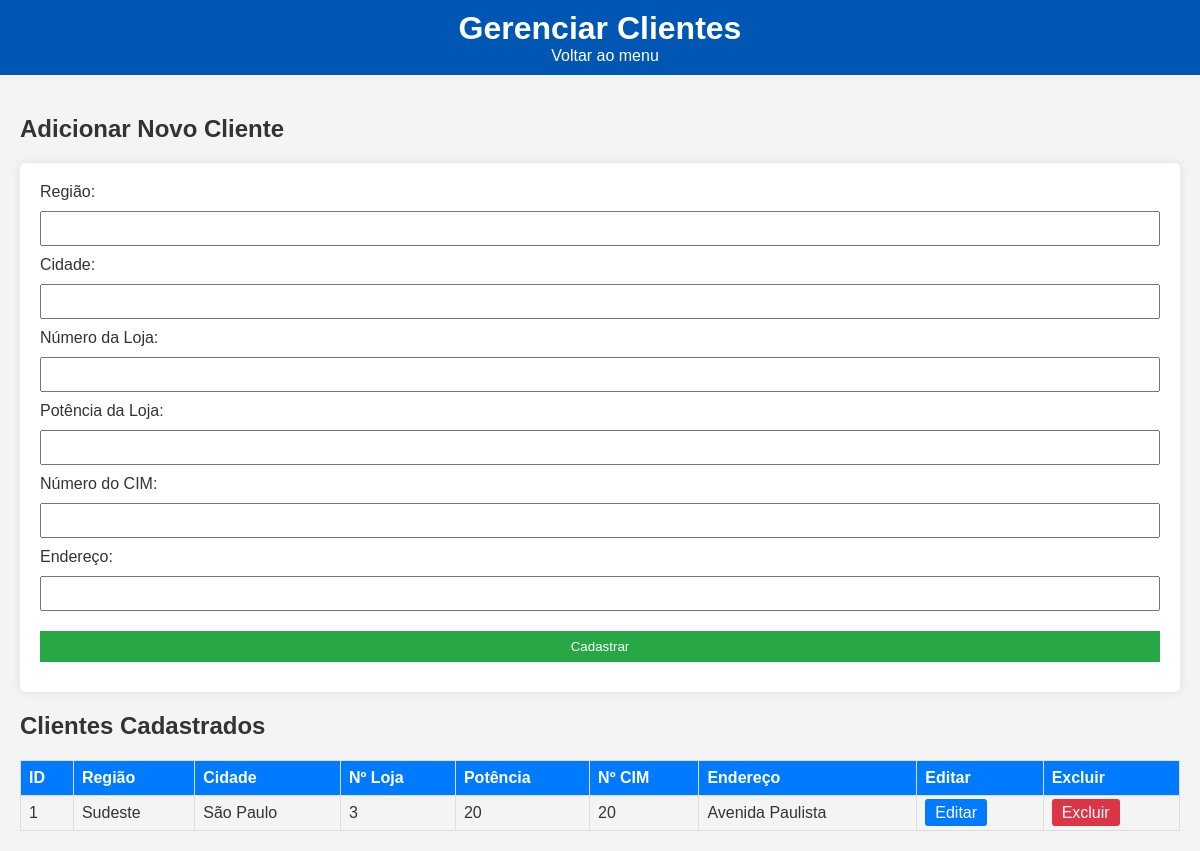
Before: /clientes with the older database file.
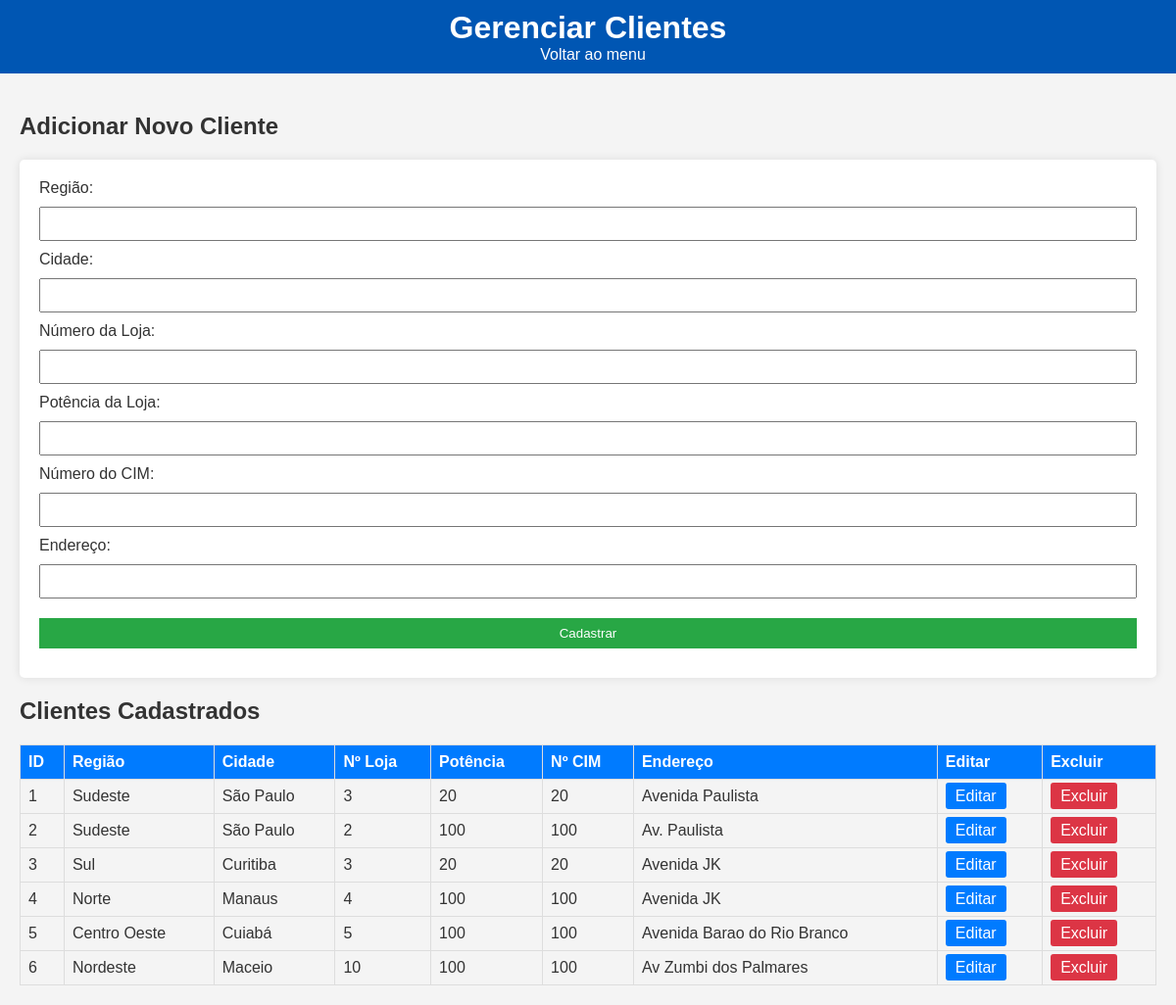
After: the same page with the newer database file.
### tables this page shows
CREATE TABLE clientes (
                 id INTEGER PRIMARY KEY,
                 regiao TEXT,
                 cidade TEXT,
                 num_loja TEXT,
                 potencia_loja TEXT,
                 num_cim TEXT,
                 endereco TEXT);

### app.py (the view, shortened to what this page needs)
@app.route('/clientes', methods=['GET', 'POST'])
def clientes():
    conn = sqlite3.connect('gestao.db')
    c = conn.cursor()
    c.execute("SELECT * FROM clientes")
    clientes_list = c.fetchall()
    conn.close()
    return render_template('clientes.html', clientes=clientes_list)

### templates/clientes.html (shortened to what this page needs)
<!DOCTYPE html>
<html lang="pt-BR">
<head>
    <link rel="stylesheet" href="{{ url_for('static', filename='style.css') }}">
</head>
<body>
    <header>
        <h1>Gerenciar Clientes</h1>
        <a href="/" class="back-btn">Voltar ao menu</a>
    </header>
    <main>
        <h2>Adicionar Novo Cliente</h2>
        <form  method="POST">
            <label for="regiao">Região:</label>
            <input type="text" id="regiao" name="regiao" required aria-required="true"><br>
            <label for="cidade">Cidade:</label>
            <input type="text" id="cidade" name="cidade" required aria-required="true"><br>
            <label for="num_loja">Número da Loja:</label>
            <input type="text" id="num_loja" name="num_loja" required aria-required="true"><br>
            <label for="potencia_loja">Potência da Loja:</label>
            <input type="text" id="potencia_loja" name="potencia_loja" required aria-required="true"><br>
            <label for="num_cim">Número do CIM:</label>
            <input type="text" id="num_cim" name="num_cim" required aria-required="true"><br>
            <label for="endereco">Endereço:</label>
            <input type="text" id="endereco" name="endereco" required aria-required="true"><br>
            <button type="submit">Cadastrar</button>
        </form>
        <h2>Clientes Cadastrados</h2>
        <table>
            <tr>
                <th>ID</th>
                <th>Região</th>
                <th>Cidade</th>
                <th>Nº Loja</th>
                <th>Potência</th>
                <th>Nº CIM</th>
                <th>Endereço</th>
                <th>Editar</th>
                <th>Excluir</th>
            </tr>
            {% for cliente in clientes %}
            <tr>
                <td>{{ cliente[0] }}</td>
                <td>{{ cliente[1] }}</td>
                <td>{{ cliente[2] }}</td>
                <td>{{ cliente[3] }}</td>
                <td>{{ cliente[4] }}</td>
                <td>{{ cliente[5] }}</td>
                <td>{{ cliente[6] }}</td>
                <td><a href="{{ url_for('editar_cliente', id=cliente[0]) }}" class="btn-edit">Editar</a></td>
                <td><a href="{{ url_for('delete_cliente', id=cliente[0]) }}" class="btn-delete" onclick="return confirm('Tem certeza?');">Excluir</a></td>
            </tr>
            {% endfor %}
        </table>
    </main>
</body>
</html>

### static/style.css (style rules this page uses)
body { font-family: Arial, sans-serif; background-color: #f4f4f4; color: #333; margin: 0; padding: 0; }
header { background: #0056b3; color: white; padding: 10px; text-align: center; }
header h1 { margin: 0; }
.back-btn { color: white; text-decoration: none; margin-left: 10px; }
main { padding: 20px; }
form { background: white; padding: 20px; border-radius: 5px; box-shadow: 0 0 10px rgba(0,0,0,0.1); }
input, button { margin: 10px 0; padding: 8px; width: 100%; box-sizing: border-box; }
button { background: #28a745; color: white; border: none; cursor: pointer; }
table { width: 100%; border-collapse: collapse; margin-top: 20px; }
th, td { border: 1px solid #ddd; padding: 8px; text-align: left; }
th { background: #007bff; color: white; }
:root { --contrast-ratio: 4.5; }
.btn-edit { padding: 5px 10px; background-color: #007bff; color: white; text-decoration: none; border-radius: 3px; }
.btn-delete { padding: 5px 10px; background-color: #dc3545; color: white; text-decoration: none; border-radius: 3px; }

Changed rows visible on the page:
added clientes: id "2", regiao "Sudeste", cidade "São Paulo", num_loja "2", potencia_loja "100", num_cim "100", endereco "Av. Paulista"
added clientes: id "3", regiao "Sul", cidade "Curitiba", num_loja "3", potencia_loja "20", num_cim "20", endereco "Avenida JK"
added clientes: id "4", regiao "Norte", cidade "Manaus", num_loja "4", potencia_loja "100", num_cim "100", endereco "Avenida JK"
added clientes: id "5", regiao "Centro Oeste", cidade "Cuiabá", num_loja "5", potencia_loja "100", num_cim "100", endereco "Avenida Barao do Rio Branco"
added clientes: id "6", regiao "Nordeste", cidade "Maceio", num_loja "10", potencia_loja "100", num_cim "100", endereco "Av Zumbi dos Palmares"
